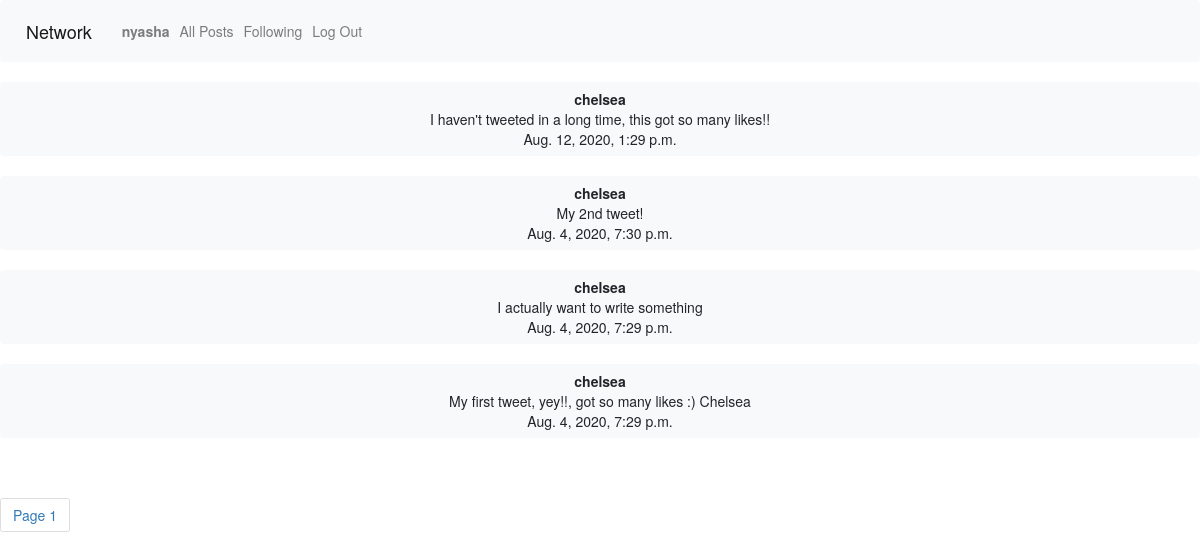
The app's page /followingbox (signed in), older data.
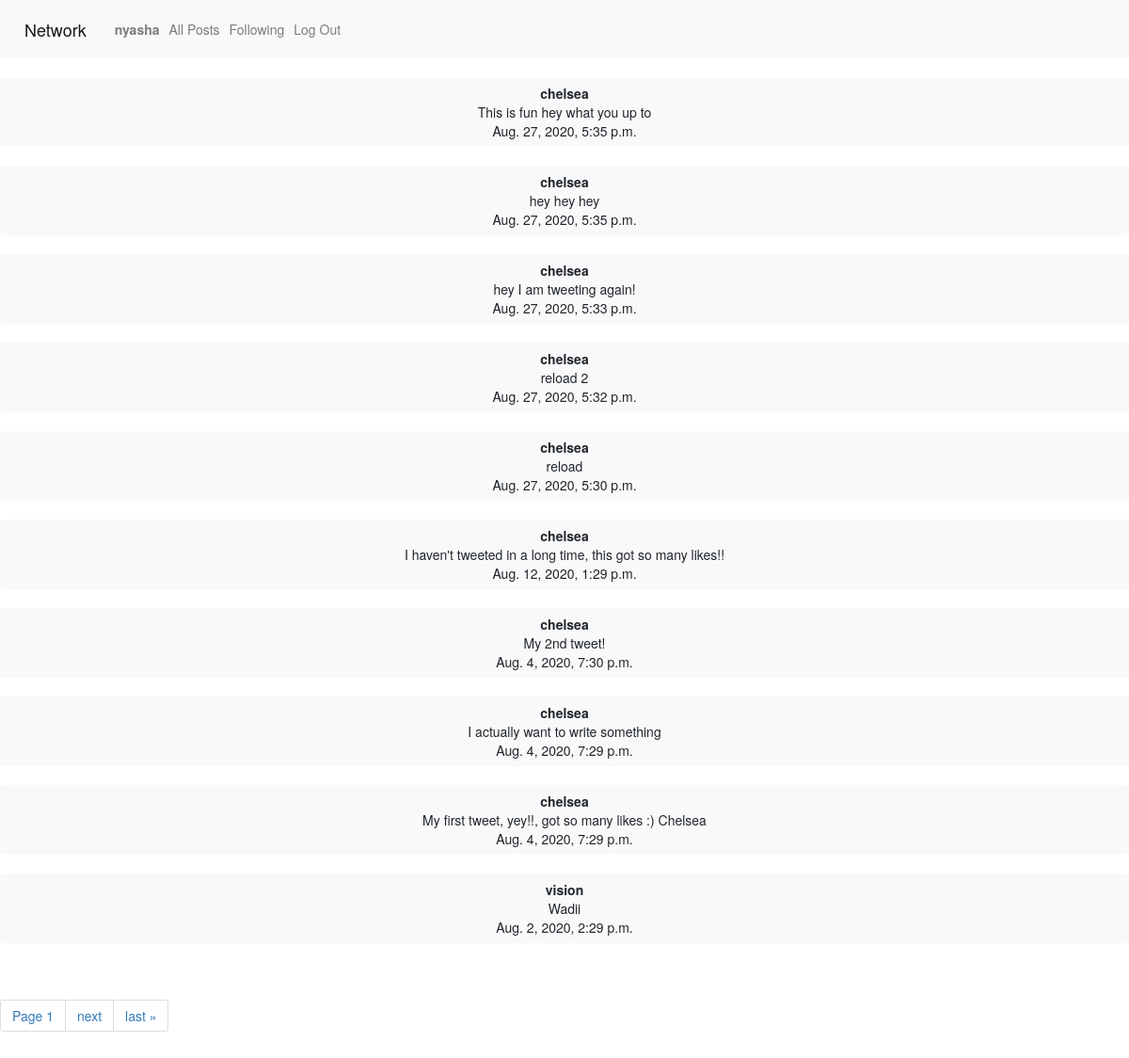
The same page, newer data.
### network/models.py (models this page shows, shortened)
class User(AbstractUser):
    def serialize(self):
        return{
            "id": self.id,
            "username":self.username,
            "tweets": [{"id":tweets.id,"body": tweets.body, "time": tweets.timestamp} for tweets in self.tweets.order_by("-timestamp").all()],
            "following":[user.following_user_id.id for user in self.following.all()],
            "followers":[user.user_id.id for user in self.followers.all()]
        }

class Tweet(models.Model):
    user = models.ForeignKey(User, related_name="tweets", on_delete=models.CASCADE)
    body = models.TextField(blank=True)
    timestamp = models.DateTimeField(auto_now_add=True)

### network/views.py (the view)
# urls.py: path("followingbox", views.followingbox, name="followingbox"),
@login_required
def followingbox(request):
    if request.method == "GET":
        followed_people = UserFollowing.objects.filter(user_id=request.user).values('following_user_id')
        tweets = Tweet.objects.filter(user__in=followed_people)
        tweets = tweets.order_by("-timestamp").all()
        paginator = Paginator(tweets, 10)
        page_number = request.GET.get('page')
        tweets_obj = paginator.get_page(page_number)
        return render(request, 'network/following.html', {'tweets_obj': tweets_obj})
    else:
        return JsonResponse({"error": "Invalid tweetbox."}, status=400)

### network/templates/network/following.html (shortened to what this page needs)
{% extends "network/layout.html" %}
{% load static %}
{% block body %}
<div id="all_tweets_view">
<div id="all_tweets_list">
{% for tweet in tweets_obj %}
<button class="tweet btn btn-light bd btn-block"><a><b>{{tweet.user.username}}</b></a><br>{{tweet.body}}<br>{{tweet.timestamp}}</button><br>
{% endfor %}
<div class="pagination">
    <span class="step-links">
        <ul class="pagination">
        <li class="page-item"><a class="page-link"><span class="current">Page {{ tweets_obj.number }}</span></a></li>
        {% if tweets_obj.has_next %}
            <li class="page-item"><a class="page-link" href="?page={{ tweets_obj.next_page_number }}">next</a></li>
            <li class="page-item"><a class="page-link" href="?page={{ tweets_obj.paginator.num_pages }}">last &raquo;</a></li>
        {% endif %}
        </ul>
    </span>
</div>
    </div>
</div>
{% endblock %}

### network/templates/network/layout.html (shortened to what this page needs)
{% load static %}
<!DOCTYPE html>
<html lang="en">
    <head>
        <link rel="stylesheet" href="https://stackpath.bootstrapcdn.com/bootstrap/4.4.1/css/bootstrap.min.css">
        <link href="{% static 'network/styles.css' %}" rel="stylesheet">
        <link rel="stylesheet" href="https://maxcdn.bootstrapcdn.com/bootstrap/3.4.0/css/bootstrap.min.css">
    </head>
    <body>
        <nav class="navbar navbar-expand-lg navbar-light bg-light">
            <a class="navbar-brand" href="#">Network</a>
            <div>
              <ul class="navbar-nav mr-auto">
                {% if user.is_authenticated %}
                    <li class="nav-item">
                        <a  class="nav-link" href="{% url 'user_profile' request.user.id %}"><strong>{{ user.username }}</strong></a>
                    </li>
                {% endif %}
                <li class="nav-item">
                  <a id ="all_posts" class="nav-link" href="{% url 'index' %}">All Posts</a>
                </li>
                {% if user.is_authenticated %}
                    <li class="nav-item">
                        <a id ="following" class="nav-link" href="{% url 'followingbox'%}">Following</a>
                    </li>
                    <li class="nav-item">
                        <a class="nav-link" href="{% url 'logout' %}">Log Out</a>
                    </li>
                {% endif %}
              </ul>
            </div>
          </nav>
        <div class="body">
            {% block body %}
            {% endblock %}
        </div>
    </body>
</html>

### network/static/network/styles.css (style rules this page uses)
.bd { border-color:gray; }

Row changes from the older to the newer data that the page shows:
added Tweet: user.username "chelsea", body "This is fun hey what you up to", timestamp "Aug. 27, 2020, 5:35 p.m."
added Tweet: user.username "chelsea", body "hey hey hey", timestamp "Aug. 27, 2020, 5:35 p.m."
added Tweet: user.username "chelsea", body "hey I am tweeting again!", timestamp "Aug. 27, 2020, 5:33 p.m."
added Tweet: user.username "chelsea", body "reload 2", timestamp "Aug. 27, 2020, 5:32 p.m."
added Tweet: user.username "chelsea", body "reload", timestamp "Aug. 27, 2020, 5:30 p.m."
now on this page (row unchanged): Tweet: user.username "vision", body "Wadii", timestamp "Aug. 2, 2020, 2:29 p.m."
Text that changed along with them:
text now shown: "next last »"
